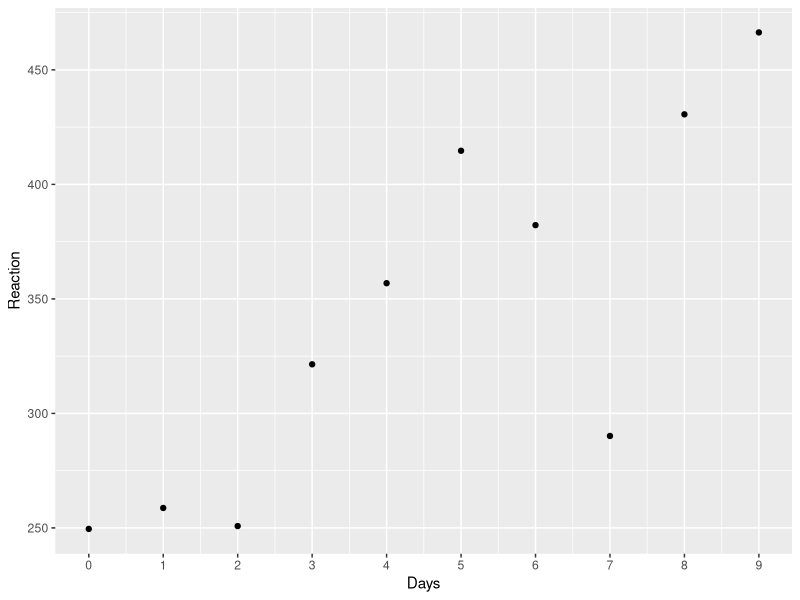
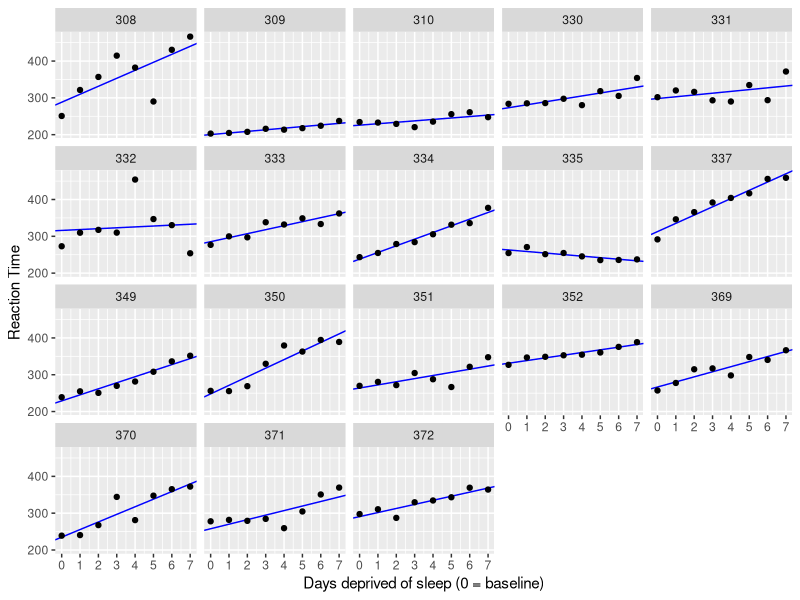
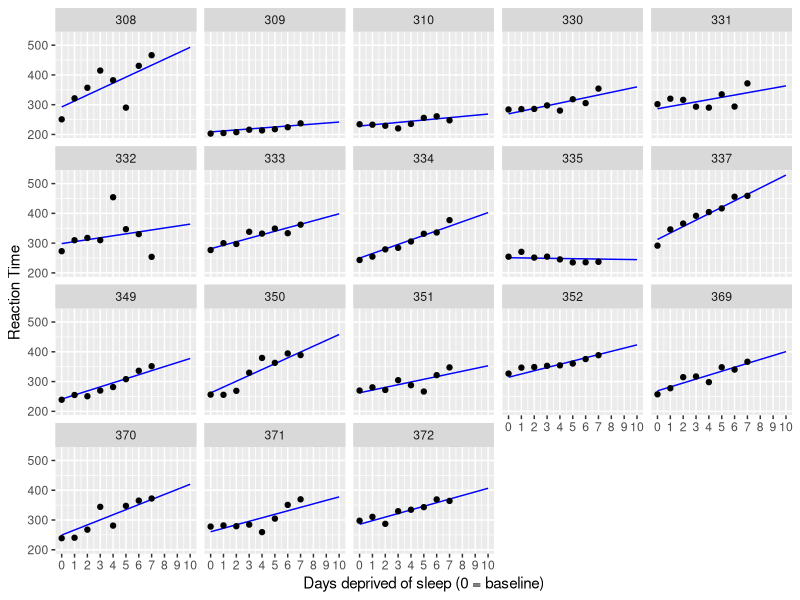

The R source for these figures, in order:

# linear mixed effects model ----------------------------------------------
# https://psyteachr.github.io/ug3-stats/introducing-linear-mixed-effects-models.html

library(lme4)
data("sleepstudy")
head(sleepstudy)

library(tidyverse)

just_308 <- sleepstudy %>%
  filter(Subject == "308")

ggplot(just_308, aes(x = Days, y = Reaction)) +
  geom_point() +
  scale_x_continuous(breaks = 0:9)

# remove day 0 and day 1
sleep2 <- sleepstudy %>%
  filter(Days >= 2L) %>%
  mutate(days_deprived = Days - 2L)


# complete pooling --------------------------------------------------------

cp_model <- lm(Reaction ~ days_deprived, sleep2)

summary(cp_model)

coef(cp_model)


# no pooling --------------------------------------------------------------

sleep2 %>% pull(Subject) %>% is.factor()
np_model <- lm(Reaction ~ days_deprived + Subject + days_deprived:Subject,
               data = sleep2)

summary(np_model)

# get the intercepts and slopes for each subject
all_intercepts <- c(coef(np_model)["(Intercept)"],
                    coef(np_model)[3:19] + coef(np_model)["(Intercept)"])

all_slopes  <- c(coef(np_model)["days_deprived"],
                 coef(np_model)[20:36] + coef(np_model)["days_deprived"])

ids <- sleep2 %>% pull(Subject) %>% levels() %>% factor()

# make a tibble with the data extracted above
np_coef <- tibble(Subject = ids,
                  intercept = all_intercepts,
                  slope = all_slopes)

np_coef

ggplot(sleep2, aes(x = days_deprived, y = Reaction)) +
  geom_abline(data = np_coef,
              mapping = aes(intercept = intercept,
                            slope = slope),
              color = 'blue') +
  geom_point() +
  scale_x_continuous(breaks = 0:7) +
  facet_wrap(~Subject) +
  labs(y = "Reaction Time", x = "Days deprived of sleep (0 = baseline)")

np_coef %>% pull(slope) %>% t.test()


# mixed model -------------------------------------------------------------

pp_mod <- lmer(Reaction ~ days_deprived + (days_deprived | Subject), sleep2)

summary(pp_mod)


# Interpreting lmer() output and extracting estimates ---------------------
# Fixed effects
fixef(pp_mod)

sqrt(diag(vcov(pp_mod)))

# OR, equivalently using pipes:
# vcov(pp_mod) %>% diag() %>% sqrt()

# fixed effect estimate
tvals <- fixef(pp_mod) / sqrt(diag(vcov(pp_mod)))

tvals

# get the p-values
2 * (1 - pnorm(abs(tvals)))
confint(pp_mod)

# Random effects
sigma(pp_mod) # residual

# variance-covariance matrix for random factor Subject
VarCorr(pp_mod)[["Subject"]] # equivalently: VarCorr(pp_mod)[[1]]

diag(VarCorr(pp_mod)[["Subject"]]) # just the variances

ranef(pp_mod)[["Subject"]]

# make predictions --------------------------------------------------------
## create the table with new predictor values
newdata <- crossing(
  Subject = sleep2 %>% pull(Subject) %>% levels() %>% factor(),
  days_deprived = 0:7)

head(newdata, 17)
newdata2 <- newdata %>%
  mutate(Reaction = predict(pp_mod, newdata))

ndat <- crossing(Subject = sleep2 %>% pull(Subject) %>% levels() %>% factor(),
                 days_deprived = 8:10) %>%
  mutate(Reaction = predict(pp_mod, newdata = .))

ggplot(sleep2, aes(x = days_deprived, y = Reaction)) +
  geom_line(data = bind_rows(newdata2, ndat),
            color = 'blue') +
  geom_point() +
  scale_x_continuous(breaks = 0:10) +
  facet_wrap(~Subject) +
  labs(y = "Reaction Time", x = "Days deprived of sleep (0 = baseline)")
